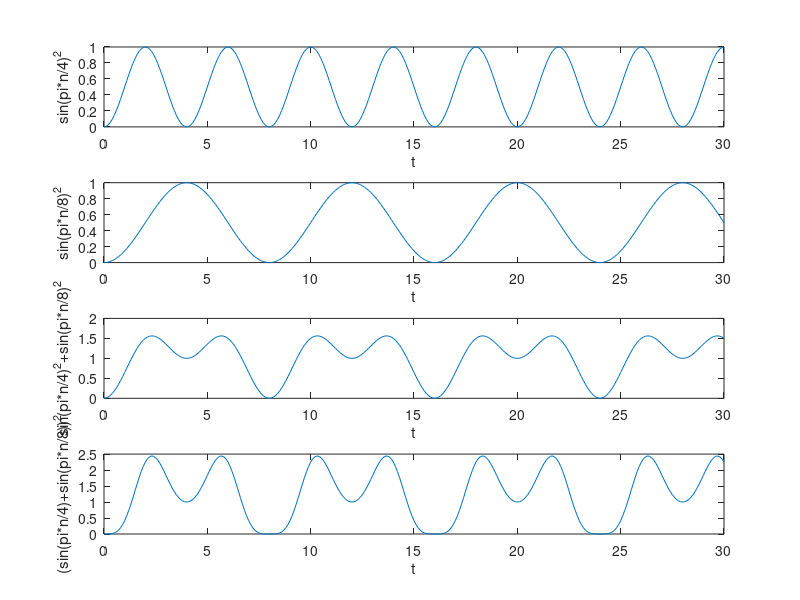

Write MATLAB code to recreate this figure.
%exm6 linearity.m
n=0:0.1:30;
x1=sin(pi*n/4);
x2=sin(pi*n/8);


y1=x1.^2;
y2=x2.^2;
y12=y1+y2;

y21=(y1+y2).^2;
subplot(4,1,1);

plot(n,y1);
xlabel('t');
ylabel('sin(pi*n/4)^2')


subplot(4,1,2);

plot(n,y2);
xlabel('t');
ylabel('sin(pi*n/8)^2')


subplot(4,1,3);

plot(n,y12);
xlabel('t');
ylabel('sin(pi*n/4)^2+sin(pi*n/8)^2')
subplot(4,1,4);
plot(n,y21);
xlabel('t');
ylabel('(sin(pi*n/4)+sin(pi*n/8))^2')


